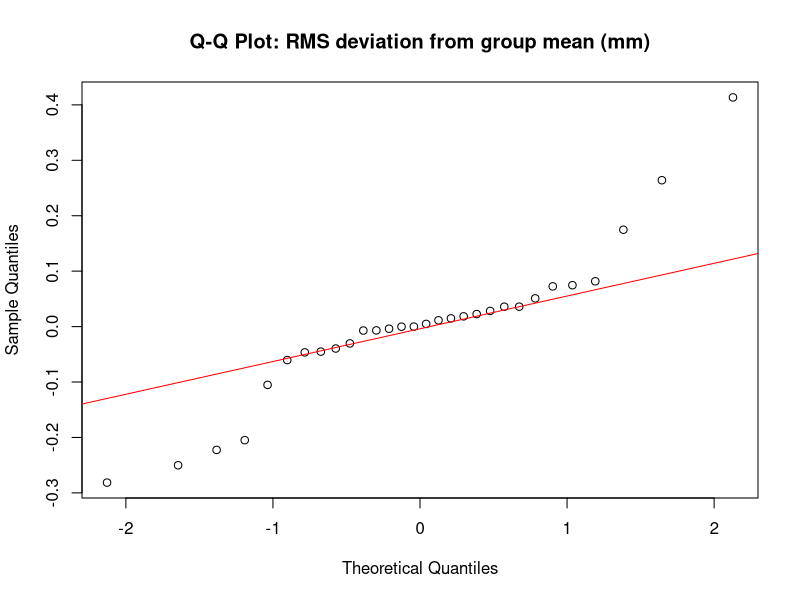
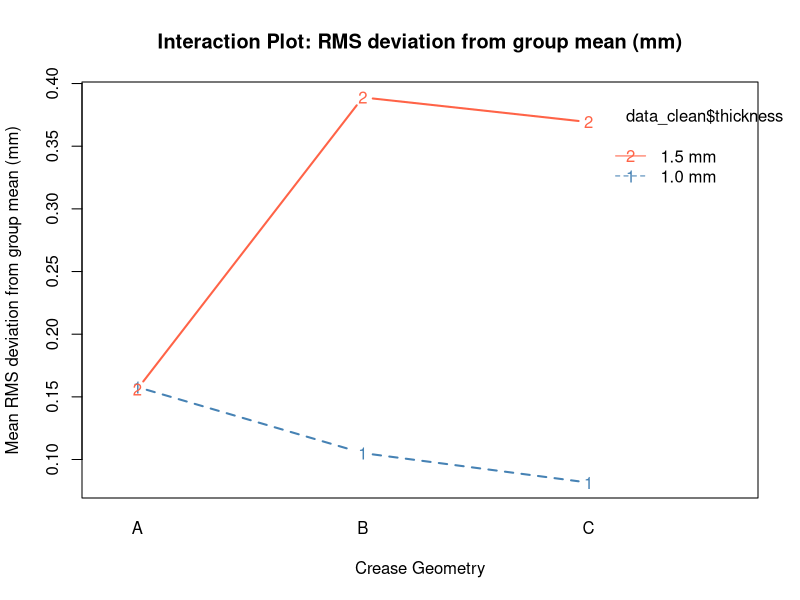
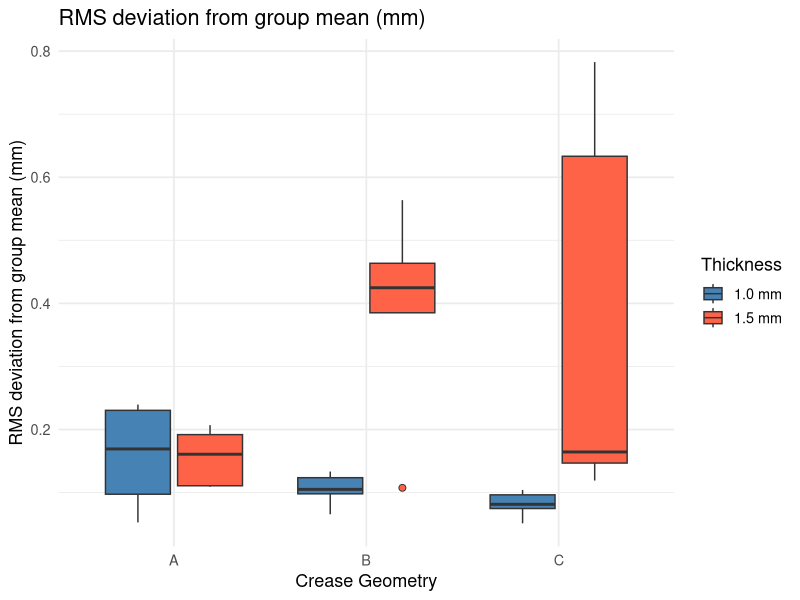
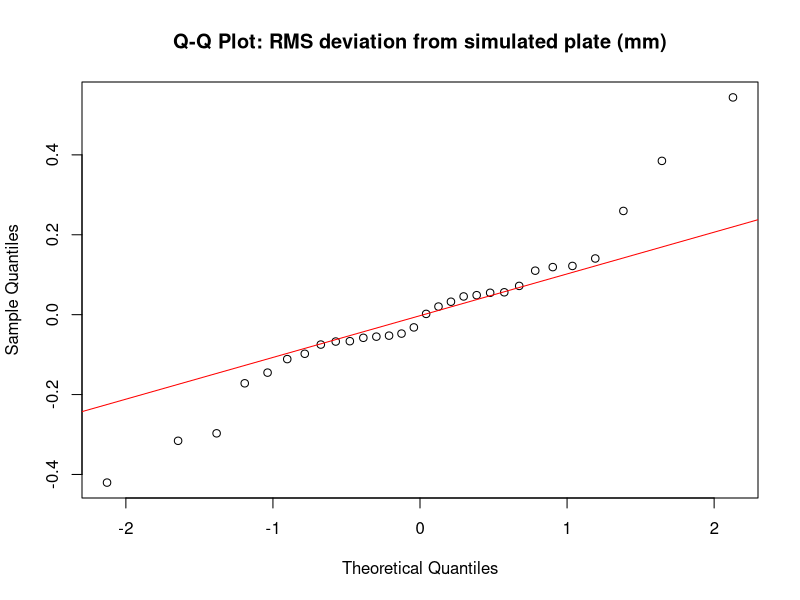
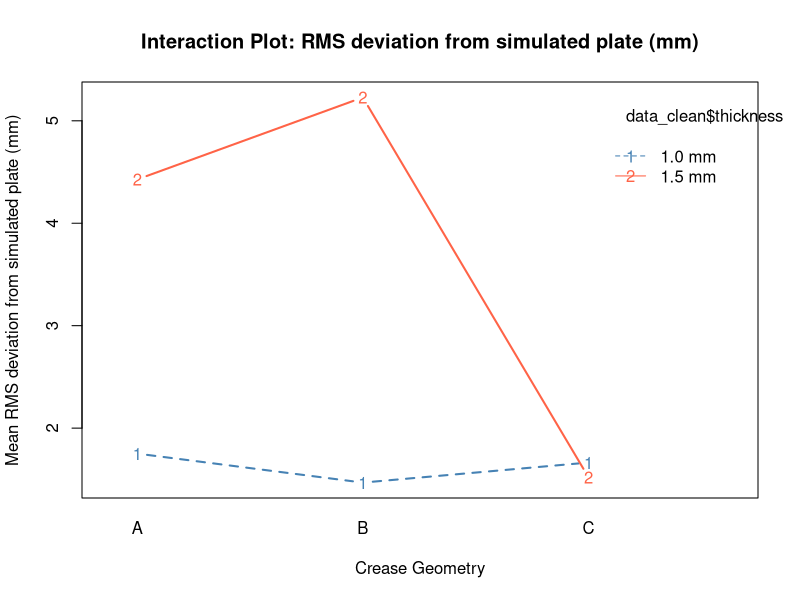
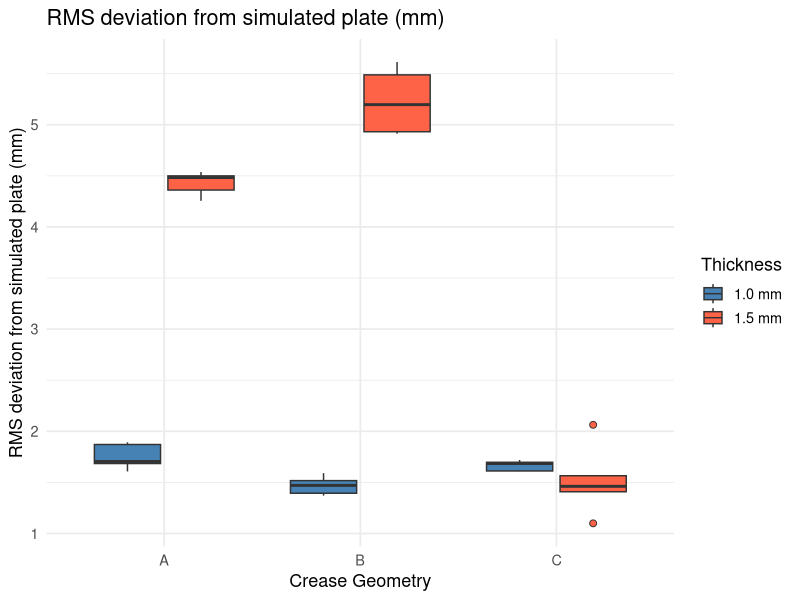
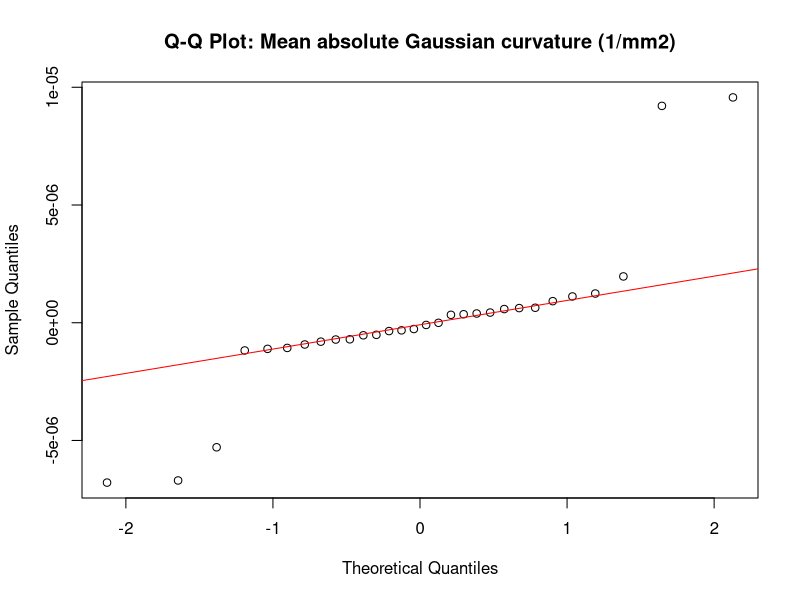
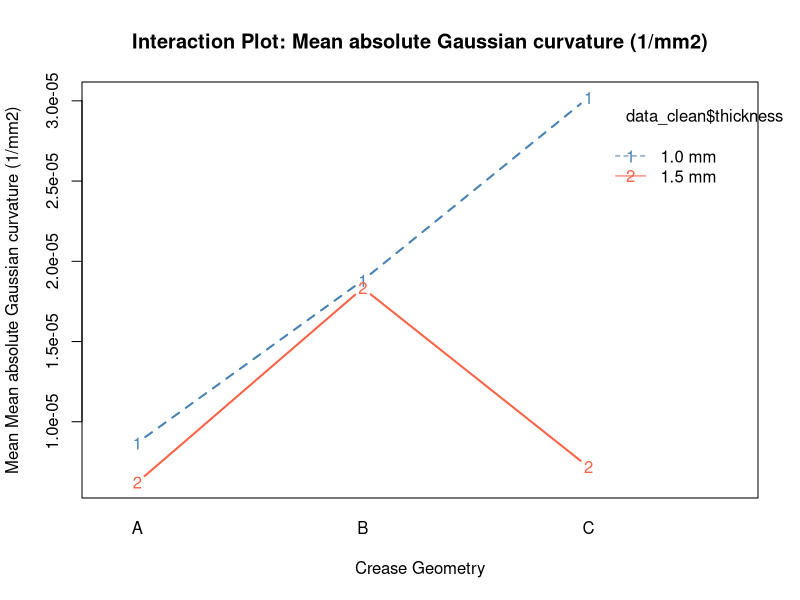

These charts were generated, in order, by the following R code:
# ============================================================
# Two-Way ANOVA Analysis - Curve Crease Folding Study
# Factors: Crease Geometry (A, B, C) x Thickness (1.0, 1.5 mm)
# ============================================================

# Install required packages (run once)
# install.packages("car")
# install.packages("ggplot2")
# install.packages("dplyr")

library(car)
library(ggplot2)
library(dplyr)

# ============================================================
# 1. BUILD DATA
# ============================================================
df <- data.frame(
  sheet = c(
    "A_1_1","A_1_2","A_1_3","A_1_4","A_1_5",
    "A_1.5_1","A_1.5_2R","A_1.5_3","A_1.5_4","A_1.5_5",
    "B_1_1R","B_1_2","B_1_3","b_1_4","B_1_5",
    "B_1.5_1","B_1.5_2","B_1.5_3","B_1.5_4","B_1.5_5R",
    "C_1_1","C_1_2","C_1_3","C_1_4R","C_1_5R",
    "C_1.5_1R","C_1.5_2","C_1.5_3","C_1.5_4","C_1.5_5"
  ),
  
  geometry = factor(c(
    rep("A", 10), rep("B", 10), rep("C", 10)
  )),
  
  thickness = factor(c(
    rep("1.0", 5), rep("1.5", 5),
    rep("1.0", 5), rep("1.5", 5),
    rep("1.0", 5), rep("1.5", 5)
  ), levels = c("1.0", "1.5"),
  labels = c("1.0 mm", "1.5 mm")),
  
  # RMS deviation from group mean (mm)
  rms_vs_mean = c(
    0.1692, 0.2304, 0.2396, 0.0527, 0.0974,
    0.2069, 0.1094, 0.1608, 0.1108, 0.1919,
    0.0980, 0.1334, 0.1236, 0.0656, 0.1051,
    0.4636, 0.4248, 0.3851, 0.5637, 0.1075,
    0.0747, 0.0964, 0.0512, 0.0814, 0.1042,
    0.1468, 0.6333, 0.1644, 0.7827, 0.1191
  ),
  
  # RMS deviation from simulated plate (mm)
  rms_vs_sim = c(
    1.8704, 1.6063, 1.8920, 1.7040, 1.6841,
    4.2554, 4.4992, 4.4832, 4.3608, 4.5373,
    1.5170, 1.5902, 1.3704, 1.4702, 1.3934,
    4.9127, 4.9314, 5.4880, 5.6133, 5.1965,
    1.6964, 1.6115, 1.6843, 1.6090, 1.7188,
    1.4079, 1.0988, 1.4612, 2.0629, 1.5647
  ),
  
  # Mean absolute Gaussian curvature (1/mm2)
  K_abs_mean = c(
    9.26e-6, 9.04e-6, 7.57e-6, 7.61e-6, 9.92e-6,
    6.64e-6, 6.60e-6, 6.83e-6, 5.03e-6, 5.94e-6,
    1.872e-5, 1.846e-5, 2.078e-5, 1.801e-5, 1.810e-5,
    2.754e-5, 2.790e-5, 1.154e-5, 1.304e-5, 1.163e-5,
    2.951e-5, 2.968e-5, 3.085e-5, 3.133e-5, 2.970e-5,
    6.25e-6,  7.17e-6,  8.09e-6,  7.51e-6,  6.85e-6
  ),
  
  # Mean absolute K difference vs simulated (1/mm2)
  K_diff_abs_mean = c(
    1.805e-5, 1.989e-5, 1.803e-5, 1.757e-5, 1.805e-5,
    1.447e-5, 1.427e-5, 1.457e-5, 1.263e-5, 1.447e-5,
    1.872e-5, 1.486e-5, 1.962e-5, 1.759e-5, 2.078e-5,
    2.484e-5, 2.504e-5, 2.425e-5, 2.542e-5, 2.428e-5,
    3.266e-5, 3.355e-5, 3.531e-5, 3.615e-5, 3.155e-5,
    1.113e-5, 1.219e-5, 1.459e-5, 1.338e-5, 1.199e-5
  )
)

cat("Data built successfully:", nrow(df), "rows\n")
print(head(df))
cat("\n--- Summary ---\n")
print(summary(df))


# ============================================================
# 2. ANOVA FUNCTION
# ============================================================
run_anova <- function(response_name, response_label, data) {
  
  cat("\n", strrep("=", 60), "\n", sep = "")
  cat("  ANALYSIS:", response_label, "\n")
  cat(strrep("=", 60), "\n", sep = "")
  
  # Remove NA rows for this response
  data_clean <- data[!is.na(data[[response_name]]), ]
  
  formula <- as.formula(paste(response_name,
                              "~ geometry * thickness"))
  model <- aov(formula, data = data_clean)
  
  cat("\n--- ANOVA Table ---\n")
  print(summary(model))
  
  # Extract p-values
  anova_summary <- summary(model)[[1]]
  p_geom  <- anova_summary["geometry",           "Pr(>F)"]
  p_thick <- anova_summary["thickness",          "Pr(>F)"]
  p_int   <- anova_summary["geometry:thickness", "Pr(>F)"]
  
  cat("\n--- P-value Summary ---\n")
  cat("Geometry:    p =", round(p_geom,  4),
      ifelse(!is.na(p_geom)  && p_geom  < 0.05, " *SIGNIFICANT*", ""), "\n")
  cat("Thickness:   p =", round(p_thick, 4),
      ifelse(!is.na(p_thick) && p_thick < 0.05, " *SIGNIFICANT*", ""), "\n")
  cat("Interaction: p =", round(p_int,   4),
      ifelse(!is.na(p_int)   && p_int   < 0.05, " *SIGNIFICANT*", ""), "\n")
  
  if (!is.na(p_int) && p_int < 0.05) {
    cat("\nWARNING: Significant interaction - ",
        "interpret main effects with caution.\n")
  }
  
  # --- Shapiro-Wilk test ---
  cat("\n--- Shapiro-Wilk Test (Normality of Residuals) ---\n")
  sw <- shapiro.test(residuals(model))
  print(sw)
  cat(ifelse(sw$p.value < 0.05,
             "WARNING: Residuals may not be normally distributed\n",
             "OK: Normality assumption holds\n"))
  
  # --- Levene's test ---
  cat("\n--- Levene's Test (Homogeneity of Variance) ---\n")
  lev <- leveneTest(data_clean[[response_name]],
                    interaction(data_clean$geometry,
                                data_clean$thickness))
  print(lev)
  cat(ifelse(lev$`Pr(>F)`[1] < 0.05,
             "WARNING: Variances may not be equal across groups\n",
             "OK: Homogeneity of variance holds\n"))

  # --- Save assumption test results to CSV ---
  assumption_row <- data.frame(
    response = response_label,
    SW_W     = round(sw$statistic, 3),
    SW_p     = round(sw$p.value, 3),
    Levene_F = round(lev$`F value`[1], 2),
    Levene_p = round(lev$`Pr(>F)`[1], 3)
  )
  assumption_file <- "Shapiro_Wilk_Levene_results.csv"
  if (file.exists(assumption_file)) {
    write.table(assumption_row, assumption_file,
                sep = ",", row.names = FALSE,
                col.names = FALSE, append = TRUE)
  } else {
    write.csv(assumption_row, assumption_file, row.names = FALSE)
  }

  # --- Save ANOVA table to CSV ---
  anova_df         <- as.data.frame(summary(model)[[1]])
  anova_df$response <- response_label
  anova_df$source   <- rownames(anova_df)
  rownames(anova_df) <- NULL
  anova_file <- paste0("ANOVA_results_", response_name, ".csv")
  write.csv(anova_df, anova_file, row.names = FALSE)
  cat("Saved:", anova_file, "\n")
  
  # --- Q-Q plot ---
  png(paste0("qq_plot_", response_name, ".png"),
      width = 800, height = 600)
  qqnorm(residuals(model),
         main = paste("Q-Q Plot:", response_label))
  qqline(residuals(model), col = "red")
  dev.off()
  cat("Saved: qq_plot_", response_name, ".png\n", sep = "")
  
  # --- Tukey HSD for geometry (3 levels) ---
  if (!is.na(p_geom) && p_geom < 0.05) {
    cat("\n--- Tukey HSD Post-Hoc (Geometry) ---\n")
    tk <- TukeyHSD(model, "geometry")
    print(tk)
    png(paste0("tukey_", response_name, ".png"),
        width = 800, height = 600)
    plot(tk, main = paste("Tukey HSD:", response_label))
    dev.off()
    cat("Saved: tukey_", response_name, ".png\n", sep = "")
  } else {
    cat("\nGeometry not significant - no post-hoc test needed\n")
  }
  
  # --- Interaction plot ---
  png(paste0("interaction_", response_name, ".png"),
      width = 800, height = 600)
  interaction.plot(
    x.factor     = data_clean$geometry,
    trace.factor = data_clean$thickness,
    response     = data_clean[[response_name]],
    fun          = mean,
    type         = "b",
    col          = c("steelblue", "tomato"),
    lwd          = 2,
    legend       = TRUE,
    xlab         = "Crease Geometry",
    ylab         = paste("Mean", response_label),
    main         = paste("Interaction Plot:", response_label)
  )
  dev.off()
  cat("Saved: interaction_", response_name, ".png\n", sep = "")
  
  # --- Boxplot ---
  p <- ggplot(data_clean,
              aes(x = geometry,
                  y = .data[[response_name]],
                  fill = thickness)) +
    geom_boxplot(outlier.shape = 21, outlier.size = 2) +
    scale_fill_manual(values = c("steelblue", "tomato")) +
    labs(title = response_label,
         x     = "Crease Geometry",
         y     = response_label,
         fill  = "Thickness") +
    theme_minimal(base_size = 13)
  ggsave(paste0("boxplot_", response_name, ".png"), p,
         width = 8, height = 6, dpi = 200)
  cat("Saved: boxplot_", response_name, ".png\n", sep = "")
  
  return(model)
}


# ============================================================
# 3. RUN ANOVA FOR EACH RESPONSE VARIABLE
# ============================================================

m1 <- run_anova("rms_vs_mean",
                "RMS deviation from group mean (mm)", df)

m2 <- run_anova("rms_vs_sim",
                "RMS deviation from simulated plate (mm)", df)

m3 <- run_anova("K_abs_mean",
                "Mean absolute Gaussian curvature (1/mm2)", df)




# ============================================================
# 4. GROUP-LEVEL SUMMARY TABLE
# ============================================================
cat("\n", strrep("=", 60), "\n", sep = "")
cat("  GROUP-LEVEL MEANS\n")
cat(strrep("=", 60), "\n", sep = "")

summary_table <- df %>%
  group_by(geometry, thickness) %>%
  summarise(
    n               = n(),
    rms_vs_mean_mean = round(mean(rms_vs_mean, na.rm = TRUE), 4),
    rms_vs_mean_sd   = round(sd(rms_vs_mean,   na.rm = TRUE), 4),
    rms_vs_sim_mean  = round(mean(rms_vs_sim,  na.rm = TRUE), 4),
    rms_vs_sim_sd    = round(sd(rms_vs_sim,    na.rm = TRUE), 4),
    K_abs_mean_mean  = round(mean(K_abs_mean,  na.rm = TRUE), 8),
    K_diff_mean      = round(mean(K_diff_abs_mean, na.rm = TRUE), 8),
    .groups = "drop"
  )

print(summary_table)
write.csv(summary_table, "summary_table.csv", row.names = FALSE)
cat("\nSaved: summary_table.csv\n")
cat("\nAll done.\n")
